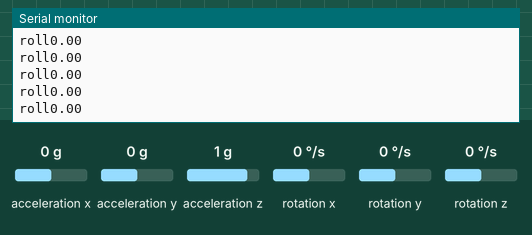
Recording of a sketch running on a simulated Arduino Uno, built with avr-gcc and run on an emulated ATmega328P. Shown: the last lines printed to the serial monitor. Wiring (inferred from the names in the program): MPU-6050 motion sensor at I2C address 0x68. The inputs (shaded band) are chosen by the test bench; at power-on: acceleration z 1 g, acceleration x 0 g, rotation y 0 °/s, acceleration y 0 g, rotation x 0 °/s, rotation z 0 °/s.

Above: at 1.2 s.
1.3 s: acceleration z set to 0 g
At 2.1 s:
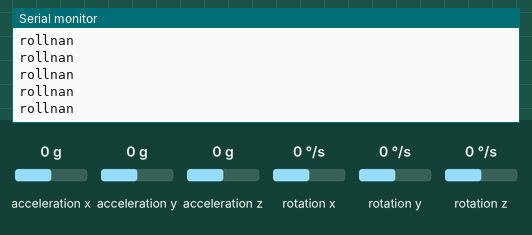
3.2 s: acceleration x set to -1.4 g
At 3.9 s:
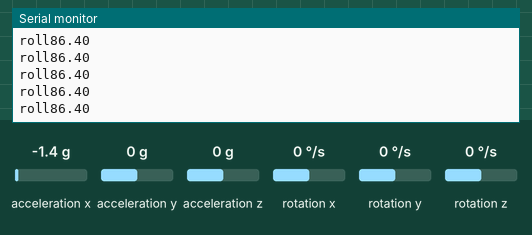
6.2 s: rotation y set to -192 °/s
At 7.3 s:
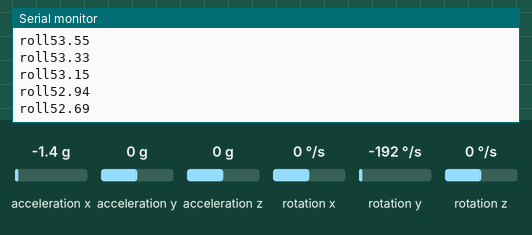
7.7 s: rotation y set to -100 °/s
At 8.3 s:
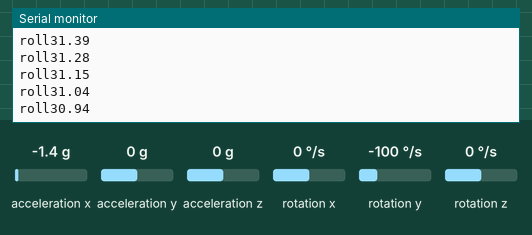
Timing chart, 0 to 10.7 s (numbered marks = the images above; inputs shaded):
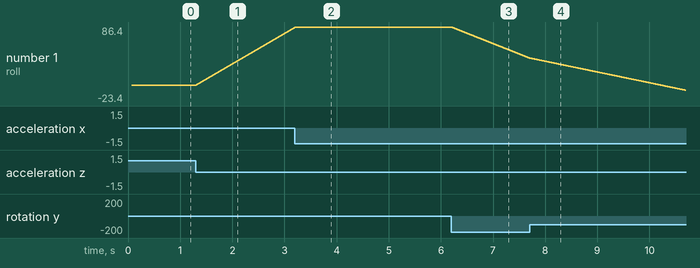

The sketch:

imu_test1.ino
```cpp
#include "I2Cdev.h"
#include "MPU6050.h"


#include "Wire.h"


MPU6050 accelgyro;
//MPU6050 accelgyro(0x69); // <-- use for AD0 high

const int MPU_addr=0x68;                   // I2C address of the MPU-6050
float AcX,AcY,AcZ,Tmp,GyX,GyY,GyZ;
const byte inter_pin = 11;
float accAngleX, accAngleY, gyroAngleX, gyroAngleY, gyroAngleZ;
float roll, pitch, yaw;
float currentTime, elapsedTime, previousTime;

int16_t ax, ay, az;
int16_t gx, gy, gz;
float accel_divide, gyro_divide;

float IMU(){
  Wire.beginTransmission(MPU_addr);
  Wire.write(0x3B);  // starting with register 0x3B (ACCEL_XOUT_H)
  Wire.endTransmission(false);
  Wire.requestFrom(MPU_addr,14,true);  // request a total of 14 registers  String AX = String(mpu6050.getAccX());

//  AcX=((Wire.read()<<8|Wire.read())/16384);  // 0x3B (ACCEL_XOUT_H) & 0x3C (ACCEL_XOUT_L)
//  AcY=((Wire.read()<<8|Wire.read())/16384);  // 0x3D (ACCEL_YOUT_H) & 0x3E (ACCEL_YOUT_L)
//  AcZ=((Wire.read()<<8|Wire.read())/16384);  // 0x3F (ACCEL_ZOUT_H) & 0x40 (ACCEL_ZOUT_L)
//  Tmp=  Wire.read()<<8|Wire.read();          // 0x41 (TEMP_OUT_H)   & 0x42 (TEMP_OUT_L)
//  GyX=(Wire.read()<<8|Wire.read())/131;      // 0x43 (GYRO_XOUT_H)  & 0x44 (GYRO_XOUT_L)
//  GyY=(Wire.read()<<8|Wire.read())/131;      // 0x45 (GYRO_YOUT_H)  & 0x46 (GYRO_YOUT_L)
//  GyZ=(Wire.read()<<8|Wire.read())/131;      // 0x47 (GYRO_ZOUT_H)  & 0x48 (GYRO_ZOUT_L)


  accelgyro.getMotion6(&ax, &ay, &az, &gx, &gy, &gz);
  AcX = (float)ax*9.8/accel_divide;
  AcY = (float)ay*9.8/accel_divide;
  AcZ = (float)az*9.8/accel_divide;
  GyX = (float)gx/gyro_divide;
  GyY = (float)gy/gyro_divide;
  GyZ = (float)gz/gyro_divide;
  accAngleX = (atan(AcY / sqrt(pow(AcX, 2) + pow(AcZ, 2))) * 180 / PI);
  accAngleY = asin(-1 * AcX / sqrt(pow(AcX, 2) + pow(AcZ, 2))) * 180 / PI;
  //Serial.println(accAngleX);
  // === Read gyroscope data === //

  currentTime =  millis();
  elapsedTime = (currentTime - previousTime) / 1000;
  previousTime = currentTime;

  gyroAngleX = gyroAngleX + GyX * elapsedTime; // deg/s * s = deg
  gyroAngleY = gyroAngleY + GyY * elapsedTime;
  yaw        =  yaw + GyZ * elapsedTime;

  roll  = 0.04 * gyroAngleX + 0.96 * accAngleX;
  pitch = 0.04 * gyroAngleY + 0.96 * accAngleY;

  return pitch ;

}


void setup() {
    // join I2C bus (I2Cdev library doesn't do this automatically)

    Wire.begin();


    // initialize serial communication
    // (38400 chosen because it works as well at 8MHz as it does at 16MHz, but
    // it's really up to you depending on your project)
    Serial.begin(19200);

    // initialize device
    Serial.println("Initializing I2C devices...");
    accelgyro.initialize();

    // verify connection
    Serial.println("Testing device connections...");
    Serial.println(accelgyro.testConnection() ? "MPU6050 connection successful" : "MPU6050 connection failed");


    // Configure Accelerometer Sensitivity - Full Scale Range (default +/- 2g)
    Wire.beginTransmission(MPU_addr);
    Wire.write(0x1C);                  //Talk to the ACCEL_CONFIG register (1C hex)
    Wire.write(0x10);
    accel_divide = 4096;//Set the register bits as 00010000 (+/- 8g full scale range)
    Wire.endTransmission(true);
    // Configure Gyro Sensitivity - Full Scale Range (default +/- 250deg/s)
    Wire.beginTransmission(MPU_addr);
    Wire.write(0x1B);                   // Talk to the GYRO_CONFIG register (1B hex)
    Wire.write(0x10);
    gyro_divide = 32.8; // Set the register bits as 00010000 (1000deg/s full scale)
    Wire.endTransmission(true);


    // use the code below to change accel/gyro offset values

    Serial.println("Updating internal sensor offsets...");
    // -76	-2359	1688	0	0	0
    Serial.print(accelgyro.getXAccelOffset()); Serial.print("\t"); // -76
    Serial.print(accelgyro.getYAccelOffset()); Serial.print("\t"); // -2359
    Serial.print(accelgyro.getZAccelOffset()); Serial.print("\t"); // 1688
    Serial.print(accelgyro.getXGyroOffset()); Serial.print("\t"); // 0
    Serial.print(accelgyro.getYGyroOffset()); Serial.print("\t"); // 0
    Serial.print(accelgyro.getZGyroOffset()); Serial.print("\t"); // 0
    Serial.print("\n");
    int ax_off = accelgyro.getXAccelOffset();
    int ay_off = accelgyro.getYAccelOffset();
    int az_off = accelgyro.getZAccelOffset();
    int gx_off = accelgyro.getXGyroOffset();
    int gy_off = accelgyro.getXGyroOffset();
    int gz_off = accelgyro.getXGyroOffset();

    accelgyro.setXAccelOffset(ax_off);
    accelgyro.setYAccelOffset(ay_off);
    accelgyro.setZAccelOffset(az_off);
    accelgyro.setXGyroOffset(gx_off);
    accelgyro.setYGyroOffset(gy_off);
    accelgyro.setZGyroOffset(gz_off);
    Serial.print("\n");


    delay(20);

}

void loop() {
    // read raw accel/gyro measurements from device
    //accelgyro.getMotion6(&ax, &ay, &az, &gx, &gy, &gz);

    // these methods (and a few others) are also available
    //accelgyro.getAcceleration(&ax, &ay, &az);
    //accelgyro.getRotation(&gx, &gy, &gz);


    roll = IMU();
    Serial.print("roll");
    Serial.println(roll);


}
```

Measured:
- after the input at 1.3 s, the serial monitor: prints a new line at once (image 1)
- after the input at 3.2 s, the serial monitor: prints a new line at once (image 2)
- after the input at 6.2 s, the serial monitor: prints a new line at once (image 3)
- plotted number 1: 0 → 86.4 after the input at 3.2 s, 86.4 → 40.48 after the input at 6.2 s
